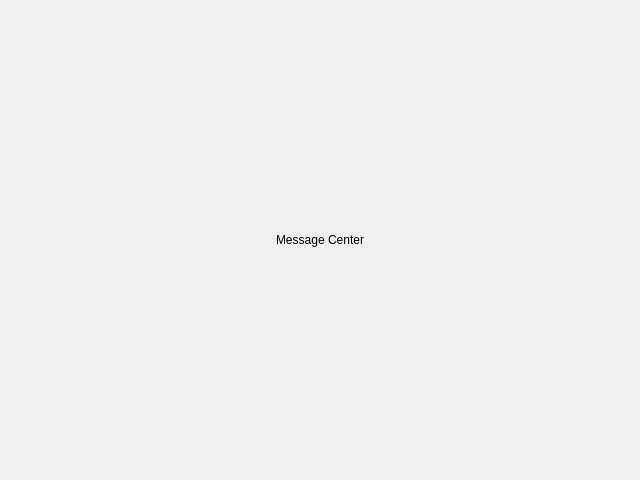
<?xml version="1.0" encoding="UTF-8"?>
<ui version="4.0">
 <class>message</class>
 <widget class="QWidget" name="message">
  <property name="geometry">
   <rect>
    <x>0</x>
    <y>0</y>
    <width>640</width>
    <height>480</height>
   </rect>
  </property>
  <property name="windowTitle">
   <string>Form</string>
  </property>
  <layout class="QVBoxLayout" name="verticalLayout">
   <item>
    <widget class="QLabel" name="msgLabel">
     <property name="sizePolicy">
      <sizepolicy hsizetype="Expanding" vsizetype="Expanding">
       <horstretch>0</horstretch>
       <verstretch>0</verstretch>
      </sizepolicy>
     </property>
     <property name="text">
      <string>Message Center</string>
     </property>
     <property name="alignment">
      <set>Qt::AlignCenter</set>
     </property>
     <property name="wordWrap">
      <bool>true</bool>
     </property>
    </widget>
   </item>
  </layout>
 </widget>
 <resources/>
 <connections/>
</ui>
